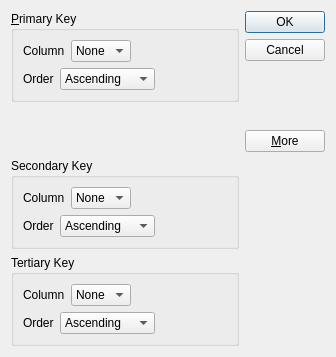
<?xml version="1.0" encoding="UTF-8"?>
<ui version="4.0">
 <class>Dialog</class>
 <widget class="QDialog" name="Dialog">
  <property name="geometry">
   <rect>
    <x>0</x>
    <y>0</y>
    <width>336</width>
    <height>357</height>
   </rect>
  </property>
  <property name="windowTitle">
   <string>Dialog</string>
  </property>
  <layout class="QGridLayout" name="gridLayout">
   <item row="0" column="0">
    <widget class="QGroupBox" name="groupBox">
     <property name="title">
      <string>&amp;Primary Key</string>
     </property>
     <layout class="QVBoxLayout" name="verticalLayout_2">
      <item>
       <layout class="QHBoxLayout" name="horizontalLayout_2">
        <item>
         <widget class="QLabel" name="label">
          <property name="text">
           <string>Column</string>
          </property>
         </widget>
        </item>
        <item>
         <widget class="QComboBox" name="comboBox">
          <item>
           <property name="text">
            <string>None</string>
           </property>
          </item>
         </widget>
        </item>
        <item>
         <spacer name="horizontalSpacer">
          <property name="orientation">
           <enum>Qt::Horizontal</enum>
          </property>
          <property name="sizeHint" stdset="0">
           <size>
            <width>40</width>
            <height>20</height>
           </size>
          </property>
         </spacer>
        </item>
       </layout>
      </item>
      <item>
       <layout class="QHBoxLayout" name="horizontalLayout">
        <item alignment="Qt::AlignLeft">
         <widget class="QLabel" name="label_2">
          <property name="text">
           <string>Order</string>
          </property>
         </widget>
        </item>
        <item>
         <widget class="QComboBox" name="comboBox_2">
          <property name="minimumSize">
           <size>
            <width>81</width>
            <height>0</height>
           </size>
          </property>
          <item>
           <property name="text">
            <string>Ascending</string>
           </property>
          </item>
          <item>
           <property name="text">
            <string>Descending</string>
           </property>
          </item>
         </widget>
        </item>
        <item>
         <spacer name="horizontalSpacer_2">
          <property name="orientation">
           <enum>Qt::Horizontal</enum>
          </property>
          <property name="sizeHint" stdset="0">
           <size>
            <width>40</width>
            <height>20</height>
           </size>
          </property>
         </spacer>
        </item>
       </layout>
      </item>
     </layout>
    </widget>
   </item>
   <item row="0" column="1" rowspan="2">
    <layout class="QVBoxLayout" name="verticalLayout">
     <item>
      <widget class="QPushButton" name="okButton">
       <property name="text">
        <string>OK</string>
       </property>
       <property name="default">
        <bool>true</bool>
       </property>
      </widget>
     </item>
     <item>
      <widget class="QPushButton" name="cancelButton">
       <property name="text">
        <string>Cancel</string>
       </property>
      </widget>
     </item>
     <item>
      <spacer name="verticalSpacer">
       <property name="orientation">
        <enum>Qt::Vertical</enum>
       </property>
       <property name="sizeHint" stdset="0">
        <size>
         <width>20</width>
         <height>0</height>
        </size>
       </property>
      </spacer>
     </item>
     <item>
      <widget class="QPushButton" name="moreButton">
       <property name="text">
        <string>&amp;More</string>
       </property>
       <property name="checkable">
        <bool>true</bool>
       </property>
      </widget>
     </item>
    </layout>
   </item>
   <item row="1" column="0">
    <spacer name="verticalSpacer_2">
     <property name="orientation">
      <enum>Qt::Vertical</enum>
     </property>
     <property name="sizeHint" stdset="0">
      <size>
       <width>20</width>
       <height>0</height>
      </size>
     </property>
    </spacer>
   </item>
   <item row="2" column="0">
    <widget class="QGroupBox" name="groupBox_2">
     <property name="title">
      <string>Secondary Key</string>
     </property>
     <layout class="QVBoxLayout" name="verticalLayout_3">
      <item>
       <layout class="QHBoxLayout" name="horizontalLayout_3">
        <item>
         <widget class="QLabel" name="label_3">
          <property name="text">
           <string>Column</string>
          </property>
         </widget>
        </item>
        <item>
         <widget class="QComboBox" name="comboBox_3">
          <item>
           <property name="text">
            <string>None</string>
           </property>
          </item>
         </widget>
        </item>
        <item>
         <spacer name="horizontalSpacer_3">
          <property name="orientation">
           <enum>Qt::Horizontal</enum>
          </property>
          <property name="sizeHint" stdset="0">
           <size>
            <width>40</width>
            <height>20</height>
           </size>
          </property>
         </spacer>
        </item>
       </layout>
      </item>
      <item>
       <layout class="QHBoxLayout" name="horizontalLayout_4">
        <item alignment="Qt::AlignLeft">
         <widget class="QLabel" name="label_4">
          <property name="text">
           <string>Order</string>
          </property>
         </widget>
        </item>
        <item>
         <widget class="QComboBox" name="comboBox_4">
          <property name="minimumSize">
           <size>
            <width>81</width>
            <height>0</height>
           </size>
          </property>
          <item>
           <property name="text">
            <string>Ascending</string>
           </property>
          </item>
          <item>
           <property name="text">
            <string>Descending</string>
           </property>
          </item>
         </widget>
        </item>
        <item>
         <spacer name="horizontalSpacer_4">
          <property name="orientation">
           <enum>Qt::Horizontal</enum>
          </property>
          <property name="sizeHint" stdset="0">
           <size>
            <width>40</width>
            <height>20</height>
           </size>
          </property>
         </spacer>
        </item>
       </layout>
      </item>
     </layout>
    </widget>
   </item>
   <item row="3" column="0">
    <widget class="QGroupBox" name="groupBox_3">
     <property name="title">
      <string>Tertiary Key</string>
     </property>
     <layout class="QVBoxLayout" name="verticalLayout_4">
      <item>
       <layout class="QHBoxLayout" name="horizontalLayout_5">
        <item>
         <widget class="QLabel" name="label_5">
          <property name="text">
           <string>Column</string>
          </property>
         </widget>
        </item>
        <item>
         <widget class="QComboBox" name="comboBox_5">
          <item>
           <property name="text">
            <string>None</string>
           </property>
          </item>
         </widget>
        </item>
        <item>
         <spacer name="horizontalSpacer_5">
          <property name="orientation">
           <enum>Qt::Horizontal</enum>
          </property>
          <property name="sizeHint" stdset="0">
           <size>
            <width>40</width>
            <height>20</height>
           </size>
          </property>
         </spacer>
        </item>
       </layout>
      </item>
      <item>
       <layout class="QHBoxLayout" name="horizontalLayout_6">
        <item alignment="Qt::AlignLeft">
         <widget class="QLabel" name="label_6">
          <property name="text">
           <string>Order</string>
          </property>
         </widget>
        </item>
        <item>
         <widget class="QComboBox" name="comboBox_6">
          <property name="minimumSize">
           <size>
            <width>81</width>
            <height>0</height>
           </size>
          </property>
          <item>
           <property name="text">
            <string>Ascending</string>
           </property>
          </item>
          <item>
           <property name="text">
            <string>Descending</string>
           </property>
          </item>
         </widget>
        </item>
        <item>
         <spacer name="horizontalSpacer_6">
          <property name="orientation">
           <enum>Qt::Horizontal</enum>
          </property>
          <property name="sizeHint" stdset="0">
           <size>
            <width>40</width>
            <height>20</height>
           </size>
          </property>
         </spacer>
        </item>
       </layout>
      </item>
     </layout>
    </widget>
   </item>
  </layout>
 </widget>
 <tabstops>
  <tabstop>comboBox</tabstop>
  <tabstop>comboBox_2</tabstop>
  <tabstop>okButton</tabstop>
  <tabstop>cancelButton</tabstop>
  <tabstop>moreButton</tabstop>
  <tabstop>comboBox_3</tabstop>
  <tabstop>comboBox_4</tabstop>
  <tabstop>comboBox_5</tabstop>
  <tabstop>comboBox_6</tabstop>
 </tabstops>
 <resources/>
 <connections>
  <connection>
   <sender>okButton</sender>
   <signal>clicked()</signal>
   <receiver>Dialog</receiver>
   <slot>accept()</slot>
   <hints>
    <hint type="sourcelabel">
     <x>293</x>
     <y>20</y>
    </hint>
    <hint type="destinationlabel">
     <x>99</x>
     <y>111</y>
    </hint>
   </hints>
  </connection>
  <connection>
   <sender>cancelButton</sender>
   <signal>clicked()</signal>
   <receiver>Dialog</receiver>
   <slot>reject()</slot>
   <hints>
    <hint type="sourcelabel">
     <x>315</x>
     <y>54</y>
    </hint>
    <hint type="destinationlabel">
     <x>147</x>
     <y>128</y>
    </hint>
   </hints>
  </connection>
  <connection>
   <sender>moreButton</sender>
   <signal>toggled(bool)</signal>
   <receiver>groupBox_2</receiver>
   <slot>setVisible(bool)</slot>
   <hints>
    <hint type="sourcelabel">
     <x>294</x>
     <y>157</y>
    </hint>
    <hint type="destinationlabel">
     <x>205</x>
     <y>214</y>
    </hint>
   </hints>
  </connection>
  <connection>
   <sender>moreButton</sender>
   <signal>toggled(bool)</signal>
   <receiver>groupBox_3</receiver>
   <slot>setVisible(bool)</slot>
   <hints>
    <hint type="sourcelabel">
     <x>318</x>
     <y>162</y>
    </hint>
    <hint type="destinationlabel">
     <x>198</x>
     <y>311</y>
    </hint>
   </hints>
  </connection>
 </connections>
</ui>
